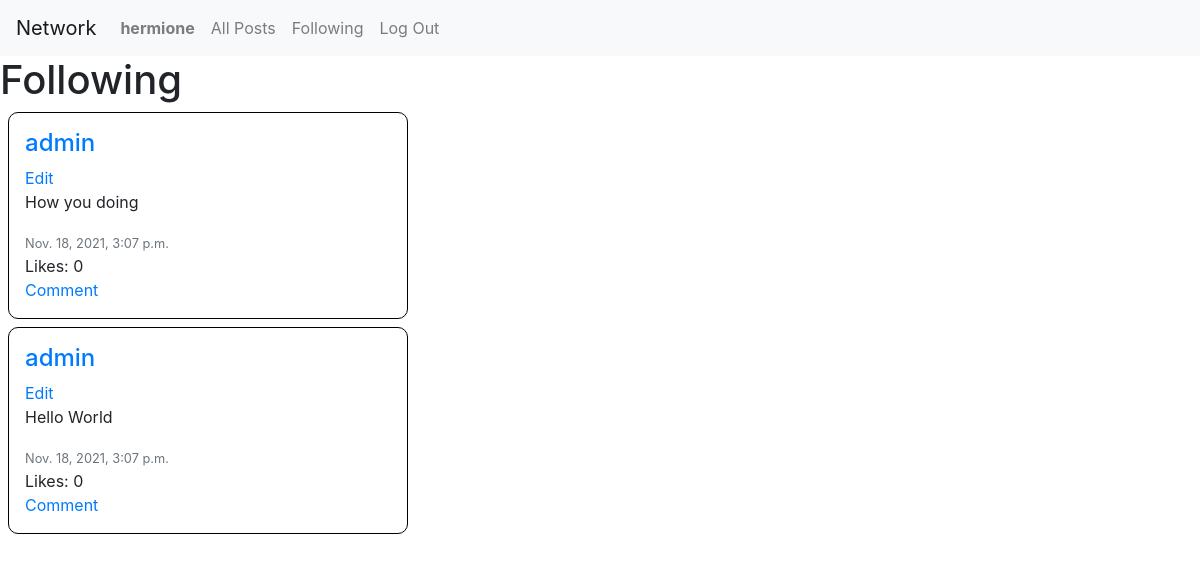
The page /show_following (signed in) on the database as committed earlier.
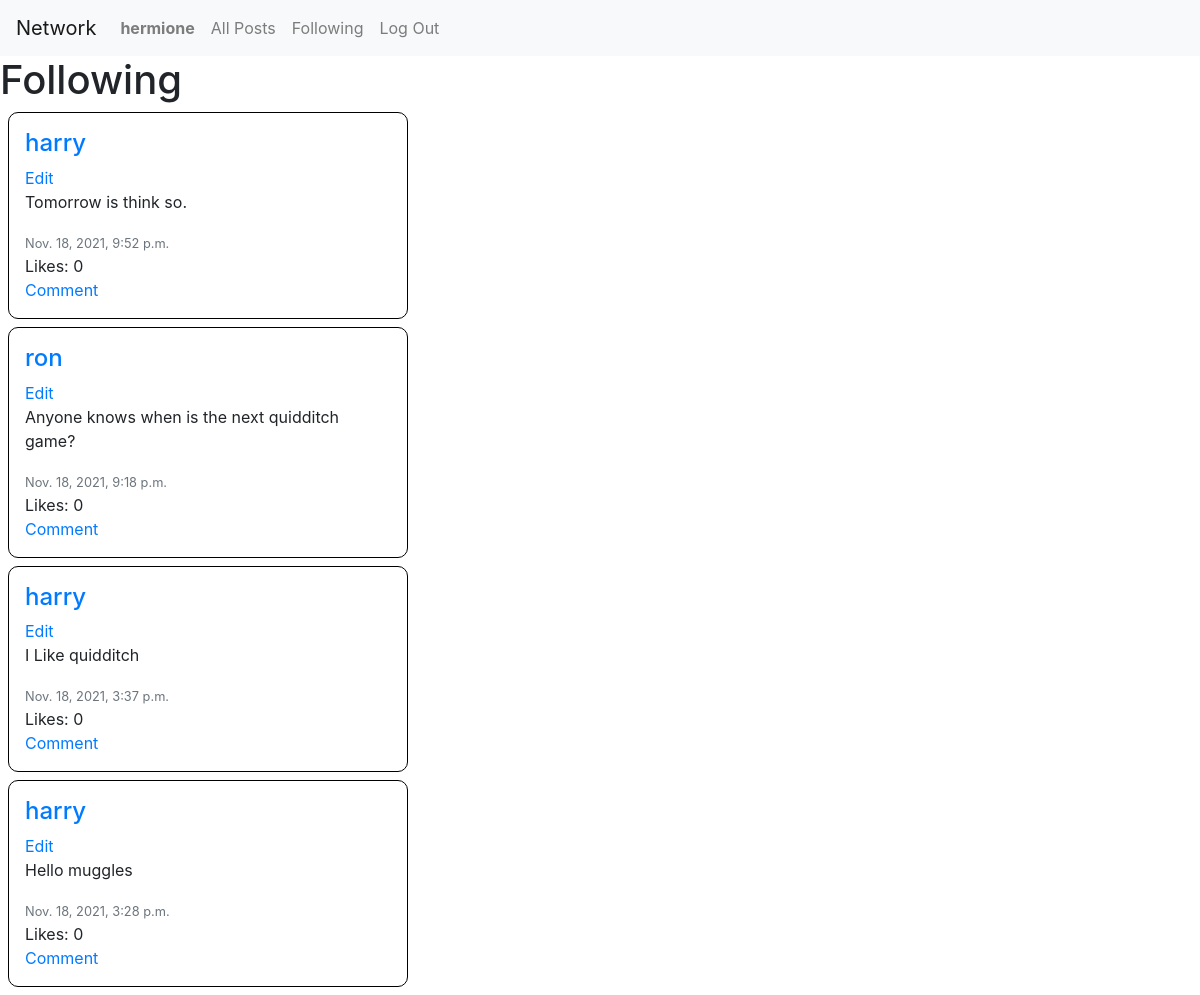
The same page on the database as committed later.
### network/models.py (models this page shows)
class Post(models.Model):
    creator = models.ForeignKey(User, on_delete=models.CASCADE)
    message = models.CharField(max_length=128)
    timestamp = models.DateTimeField(auto_now_add=True)
    likes = models.IntegerField(default=0)

class User(AbstractUser):
    followers = models.IntegerField(default=0)
    following = models.IntegerField(default=0)

### network/views.py (the view)
# urls.py: path("show_following", views.show_following, name="show_following"),
def show_following(request):
    follows = Follow.objects.filter(creator=request.user)
    targets = []
    for follow in follows:
        targets.append(follow.target)
    posts = Post.objects.filter(creator__in=targets).order_by('-timestamp')
    return render(request, 'network/following.html',{
        'posts': posts,
    })

### network/templates/network/following.html
{% extends "network/layout.html" %}
{% load static %}
{% block body %}
    <h1>Following</h1>
    <div id="posts">
        {% for post in posts %}
        <div class="post  p-3 m-2 col-lg-4 col-sm-6">
            <a href="{% url 'show_profile' post.creator.id %}"><h4>{{ post.creator }}</h4></a>
            <a href="#">Edit</a>
            <p>{{ post.message }}</p>
            <small class='text-secondary'>{{ post.timestamp }}</small>
            <br>
            <span>Likes: {{post.likes }}</span> <br>
            <a href="#">Comment</a>
        </div>
        {% endfor %}
    </div>
{% endblock %}

Rows that differ between the two databases and show on the page:
no longer on this page (row unchanged): Post: creator "admin", message "How you doing", timestamp "Nov. 18, 2021, 3:07 p.m.", likes "0"
no longer on this page (row unchanged): Post: creator "admin", message "Hello World", timestamp "Nov. 18, 2021, 3:07 p.m.", likes "0"
added Post: creator "harry", message "Tomorrow is think so.", timestamp "Nov. 18, 2021, 9:52 p.m.", likes "0"
added Post: creator "ron", message "Anyone knows when is the next quidditch game?", timestamp "Nov. 18, 2021, 9:18 p.m.", likes "0"
now on this page (row unchanged): Post: creator "harry", message "I Like quidditch", timestamp "Nov. 18, 2021, 3:37 p.m.", likes "0"
now on this page (row unchanged): Post: creator "harry", message "Hello muggles", timestamp "Nov. 18, 2021, 3:28 p.m.", likes "0"
